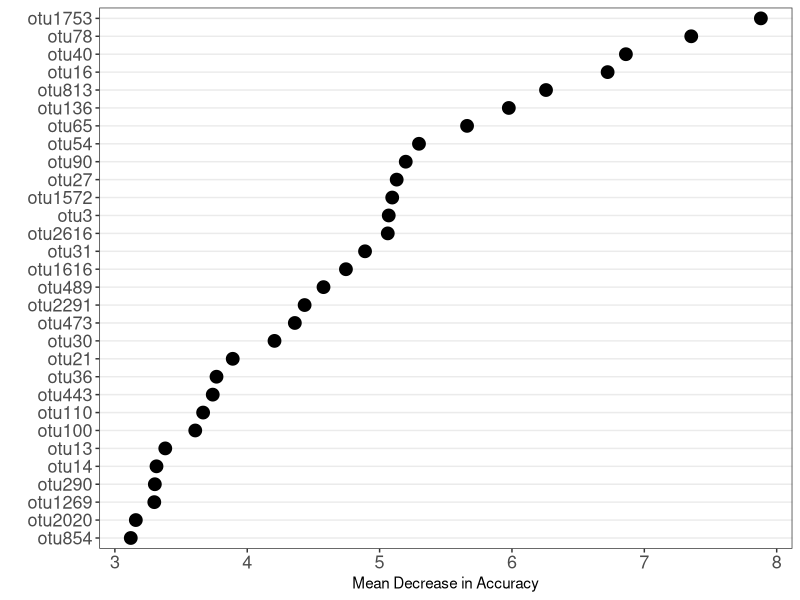

Source code (R):
### Add the second graph to be used in presentation
### What are the most important OTUs to this model (Look at Top 30)?
### Marc Sze


# Load needed libraries
library(tidyverse)
library(viridis)

# Load needed data
graph_data <- read_csv("data/process/tables/imp_otus_to_model.csv") %>% 
  slice(1:30) %>% arrange(mda)


# Create the graph of the data
imp_otu_graph <- graph_data %>% 
  mutate(otu = factor(otu, levels = graph_data$otu)) %>% 
  ggplot(aes(x = otu, y = mda)) + 
  geom_point(show.legend = F, size = 4) + 
  coord_flip() + 
  theme_bw() + 
  labs(y = "Mean Decrease in Accuracy", x = "") + 
  theme(axis.title.y = element_text(face = "bold"), 
        panel.grid.minor = element_blank(),
        panel.grid.major.x = element_blank(), 
        axis.text = element_text(size = 13))

# Write out the figure
ggsave("results/figures/imp_otu_figure.tiff", imp_otu_graph, width = 6, height = 5, dpi = 300)


